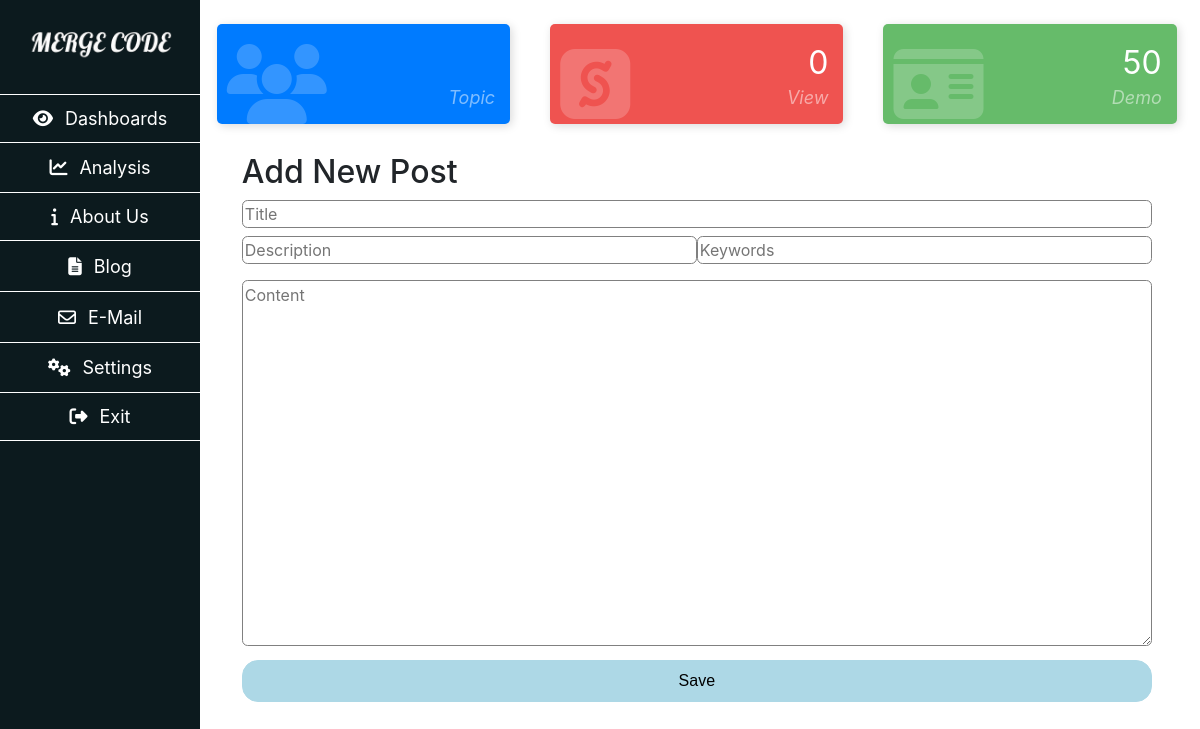
Page /mc-admin/add-new-post.php (signed in) on the earlier database version.
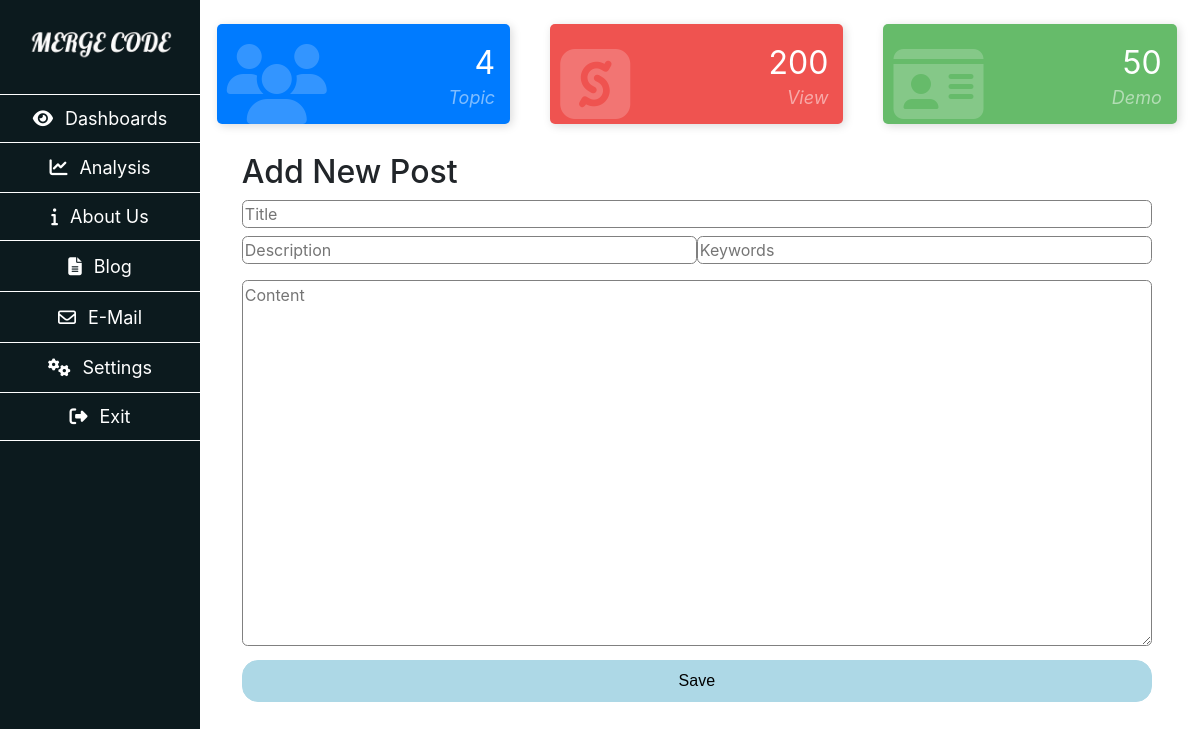
Same page on the later database version.
### tables this page shows
CREATE TABLE IF NOT EXISTS `blog` (
  `id` int(11) NOT NULL AUTO_INCREMENT,
  `title` text NOT NULL,
  `content` text NOT NULL,
  `descrip` text NOT NULL,
  `keywords` text NOT NULL,
  `seo_url` varchar(125) NOT NULL,
  `view` int(11) NOT NULL,
  PRIMARY KEY (`id`),
  UNIQUE KEY `seo_url` (`seo_url`)
);

### mc-admin/add-new-post.php (the view, shortened to what this page needs)
<?php include("header.php");
	$view = 0;
	$blog_sorgu = $conn->query("SELECT * FROM blog");
	while($blog_oku=mysqli_fetch_array($blog_sorgu)){
		$blogsay = $blog_oku["id"];
		$view += $blog_oku["view"];
	}
?>
<div class="container-fluid h-100">
	<div class="row h-100">
		<div class="col-lg-2 col-md-2 col-sm-12 col-xs-12" id="sidebar">
			<?php include("sidebar.php"); ?>
		</div>
			<?php include("sidebar-mobile.php"); ?>
		<div id="main-content" class="col-lg-10 col-md-10 col-sm-12 col-xs-12">
			<div class="row card-css">
	          	<div class="col-xl-4 col-md-4 col-sm-12 col-xs-12">
	            	<div class="card-counter primary">
	             		<i class="fa fa-users"></i>
	              		<span class="count-numbers"><?php echo $blogsay; ?></span>
	              		<span class="count-name"><?php echo $lang["blog-box-1"];?></span>
	            	</div>
	          	</div>
	          	<div class="col-xl-4 col-md-4 col-sm-12 col-xs-12">
	            	<div class="card-counter danger">
	            		<i class="fab fa-sellcast"></i>
	              		<span class="count-numbers"><?php echo $view; ?></span>
	              		<span class="count-name"><?php echo $lang["blog-box-2"];?></span>
	            	</div>
	          	</div>
	          	<div class="col-xl-4 col-md-4 col-sm-12 col-xs-12">
	            	<div class="card-counter success">
	              		<i class="fas fa-id-card"></i>
	              		<span class="count-numbers">50</span>
	              		<span class="count-name"><?php echo $lang["blog-box-3"];?></span>
	            	</div>
	          	</div>
	        </div>
	        <div class="col-12">
	        	<form id="frm" class="row">
	        		<div class="col-12 text-center">
	        			<div id="sonuc"></div><br />
	        		</div>
	        		<div class="col-12">
	        			<div class="col-12">
	        				<h2><?php echo $lang["add-new-post"]; ?></h2>
	        			</div>
	        			<div class="col-12">
	        				<input class="input-100" type="text" name="title" placeholder='<?php echo $lang["title"]; ?>'>
	        			</div>
	        			<div class="col-12">
	        				<input class="input-50 float-left mt-2" type="text" name="descrip" placeholder="<?php echo $lang["desc"]; ?>">
			        		<input class="input-50 float-left mt-2" type="text" name="keywords" placeholder="<?php echo $lang["keyw"]; ?>">
	        			</div>
	        			<div class="col-12">
	        				<textarea class="input-100 mt-3" rows="15%" name="content" placeholder="<?php echo $lang["content"]; ?>"></textarea>
	        			</div>
	        			<div class="col-12">
	        				<input class="send-button-100 mt-2 mb-2" type="submit" id="btn" value="<?php echo $lang["save"];?>">
	        			</div>
	        		</div>
	        	</form>
	        </div>
		</div>
	</div>
</div>

Differences in the rows shown:
added blog: id "4"
Other differences:
$view: "0" → "200"
